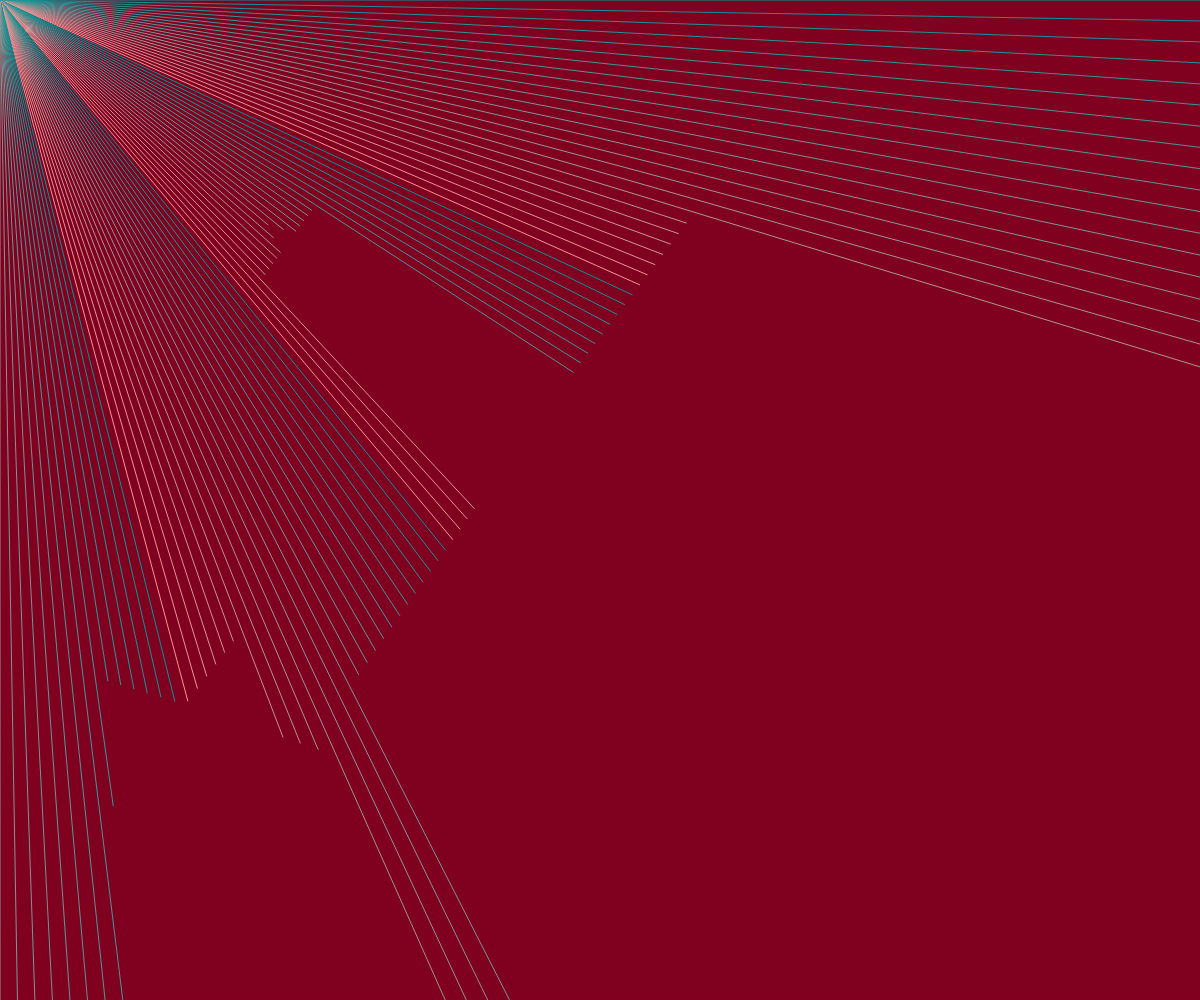
Frame 1 (no input)
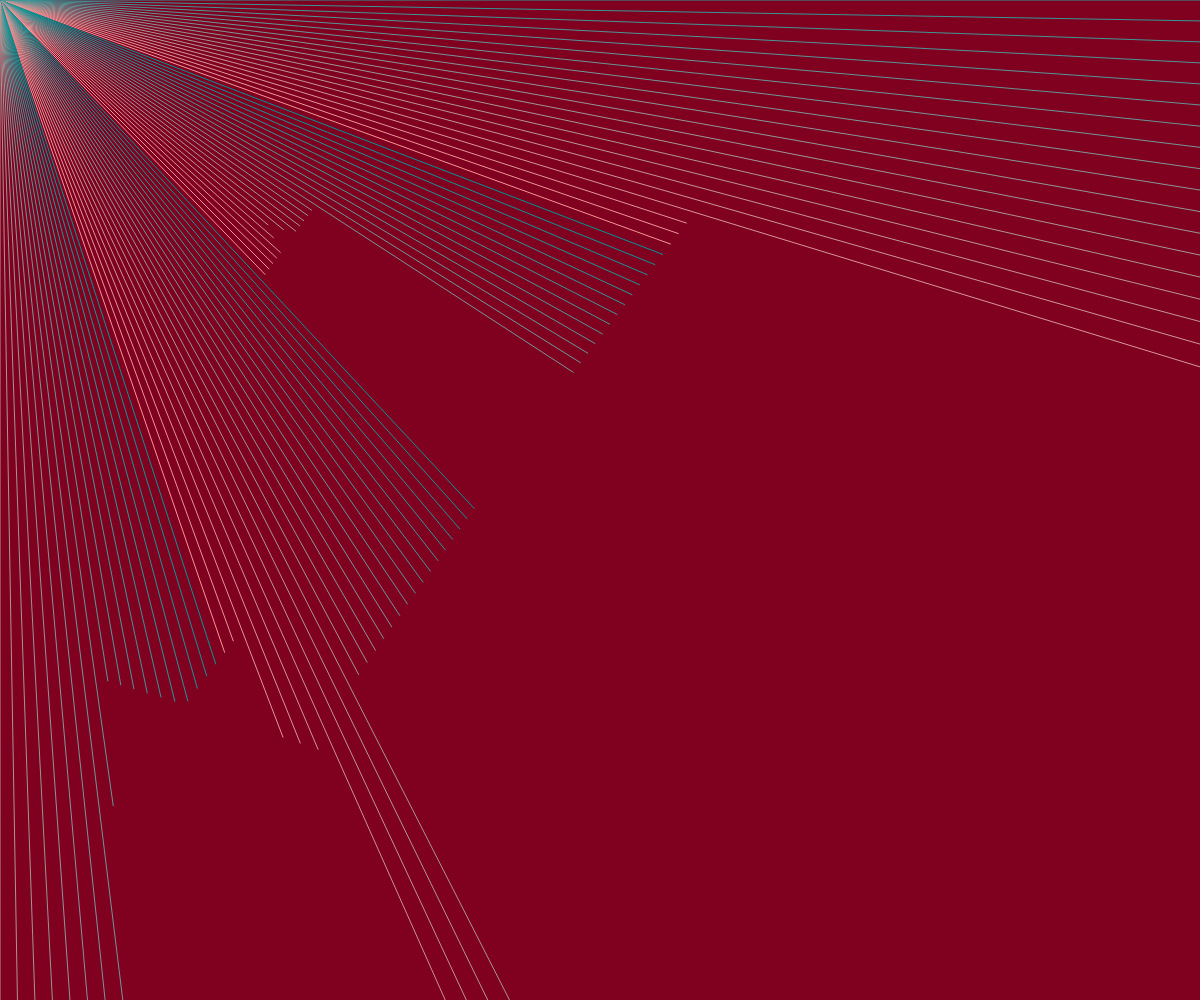
Frame 60 (no input)
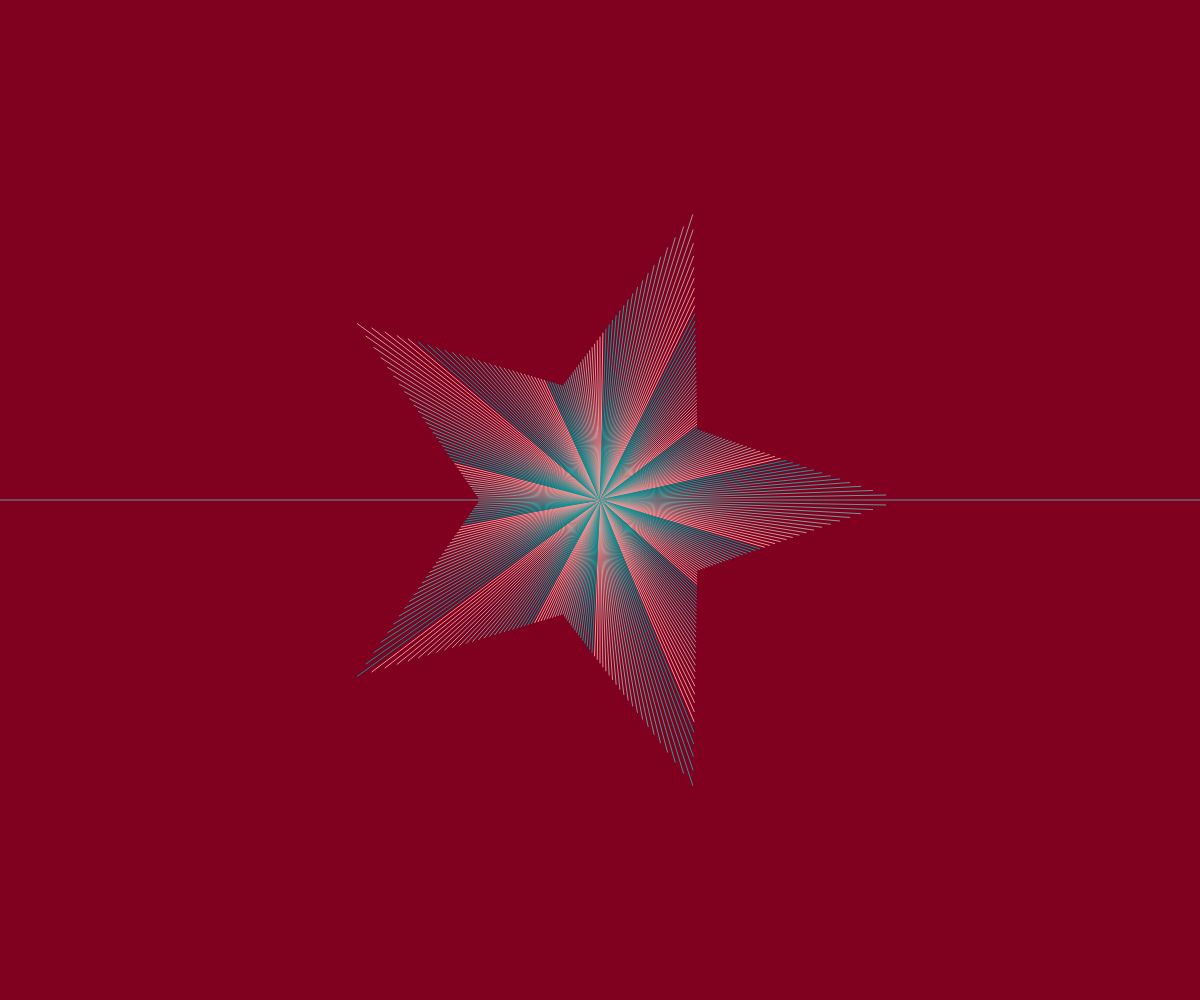
Frame 120 (the mouse pressed at the canvas centre since frame 60)

The p5.js sketch that drew these frames (run headless with seeded random() and noise() and a simulated clock; from frame 60 on, the mouse is pressed at the canvas centre):

// p5.js sketch
// ── sketch.js
let walls = []; 
let ray;
let particle;

let wallCount = 7; 
let rayCount = 1; 
let starPositions = []; 

function setup() {
  createCanvas(windowWidth,windowHeight); 

  // Main star in the middle
  starPositions.push({ x: width / 2, y: height / 2, outer: 300, inner: 120 });
  
  // Three smaller stars with adjusted positions and sizes
  starPositions.push({ x: width / 4, y: height / 4, outer: 150, inner: 60 }); 
  starPositions.push({ x: width / 6, y: height * 0.75, outer: 150, inner: 60 }); 
  starPositions.push({ x: width * 0.75, y: height * 0.75, outer: 180, inner: 72 }); 

  // Adjust size for the small star on the left side
  starPositions[2].outer *= 0.8; 
  starPositions[2].inner *= 0.8;

  // Adjust size for the top-left star
  starPositions[1].outer *= 0.3; 
  starPositions[1].inner *= 0.3; 

  // Create stars using the stored positions and sizes
  for (let pos of starPositions) {
    createStarBoundaries(pos.x, pos.y, pos.outer, pos.inner, 5);
  }

  // Outlines (the boundaries of the canvas)
  walls.push(new Boundary(-2, -2, height, -2));
  walls.push(new Boundary(width, -1, width, height));
  walls.push(new Boundary(width, height, -1, height));
  walls.push(new Boundary(-1, height, -1, -1));

  particle = new Particle();

  noCursor();
}

function draw() {
  background(128, 0, 32); // Burgundy background

  for (let wall of walls) {
    wall.show();
  }

  // Particle follows mouse movement
  particle.update(mouseX, mouseY);
  particle.show();
  particle.look(walls);
}


///////////////////////////////////////////////Walls
class Boundary {
  constructor(x1, y1, x2, y2) {
    this.a = createVector(x1, y1);
    this.b = createVector(x2, y2);
  }

  show() {
    stroke(128, 0, 32); // Burgundy-colored walls (same as background)
    line(this.a.x, this.a.y, this.b.x, this.b.y);
  }
}

///////////////////////////////////////////Rays
class Ray {
  constructor(pos, angle) {
    this.pos = pos;
    this.dir = p5.Vector.fromAngle(angle);
  }

  lookAt(x, y) {
    this.dir.x = x - this.pos.x;
    this.dir.y = y - this.pos.y;
    this.dir.normalize();
  }

  show() {
    stroke(255); // Ray visibility in white
    push();
    translate(this.pos.x, this.pos.y);
    line(0, 0, this.dir.x * 10, this.dir.y * 10);
    pop();
  }

  cast(wall) {
    const x1 = wall.a.x;
    const y1 = wall.a.y;
    const x2 = wall.b.x;
    const y2 = wall.b.y;

    const x3 = this.pos.x;
    const y3 = this.pos.y;
    const x4 = this.pos.x + this.dir.x;
    const y4 = this.pos.y + this.dir.y;

    const den = (x1 - x2) * (y3 - y4) - (y1 - y2) * (x3 - x4);
    if (den == 0) {
      return;
    }

    const t = ((x1 - x3) * (y3 - y4) - (y1 - y3) * (x3 - x4)) / den;
    const u = -((x1 - x2) * (y1 - y3) - (y1 - y2) * (x1 - x3)) / den;
    if (t > 0 && t < 1 && u > 0) {
      const pt = createVector();
      pt.x = x1 + t * (x2 - x1);
      pt.y = y1 + t * (y2 - y1);
      return pt;
    } else {
      return;
    }
  }
}

////////////////////////////////////////////////////Particles
class Particle { 
  constructor() {
    this.pos = createVector(width / 2, height / 2);
    this.rays = [];
    for (let a = 0; a < 360; a += rayCount) {
      this.rays.push(new Ray(this.pos, radians(a)));
    }
  }

  update(x, y) {
    this.pos.set(x, y);
  }

  look(walls) {
    for (let i = 0; i < this.rays.length; i++) {
      const ray = this.rays[i];
      let closest = null;
      let record = Infinity;
      for (let wall of walls) {
        const pt = ray.cast(wall);
        if (pt) {
          const d = p5.Vector.dist(this.pos, pt);
          if (d < record) {
            record = d;
            closest = pt;
          }
        }
      }
      if (closest) {
        let grayValue = (frameCount * 5 + i * 10) % 255; // Spinning grayscale value
        // Spinning effect where rays transition between black, white, and red
        stroke(grayValue, 150, 150); // Spinning rays colors
        line(this.pos.x, this.pos.y, closest.x, closest.y);
      }
    }
  }

  show() {
    fill(255); // Smaller circle for the white light source (particle)
    noStroke();
    ellipse(this.pos.x, this.pos.y, 8); // Radius is smaller (previously it was 10, now it's 8)
    for (let ray of this.rays) {
      ray.show();
    }
  }
}

///////////////////////////////////////////////Star Boundary Generator
function createStarBoundaries(cx, cy, rOuter, rInner, points) {
  let angleStep = PI / points; 
  let vertices = [];

  for (let i = 0; i < points * 2; i++) { 
    let angle = i * angleStep;
    let r = i % 2 === 0 ? rOuter : rInner; 
    let x = cx + cos(angle) * r;
    let y = cy + sin(angle) * r;
    vertices.push(createVector(x, y));
  }

  /// Connect vertices to form boundaries
  for (let i = 0; i < vertices.length; i++) {
    let a = vertices[i];
    let b = vertices[(i + 1) % vertices.length]; 
    walls.push(new Boundary(a.x, a.y, b.x, b.y));
  }
}
